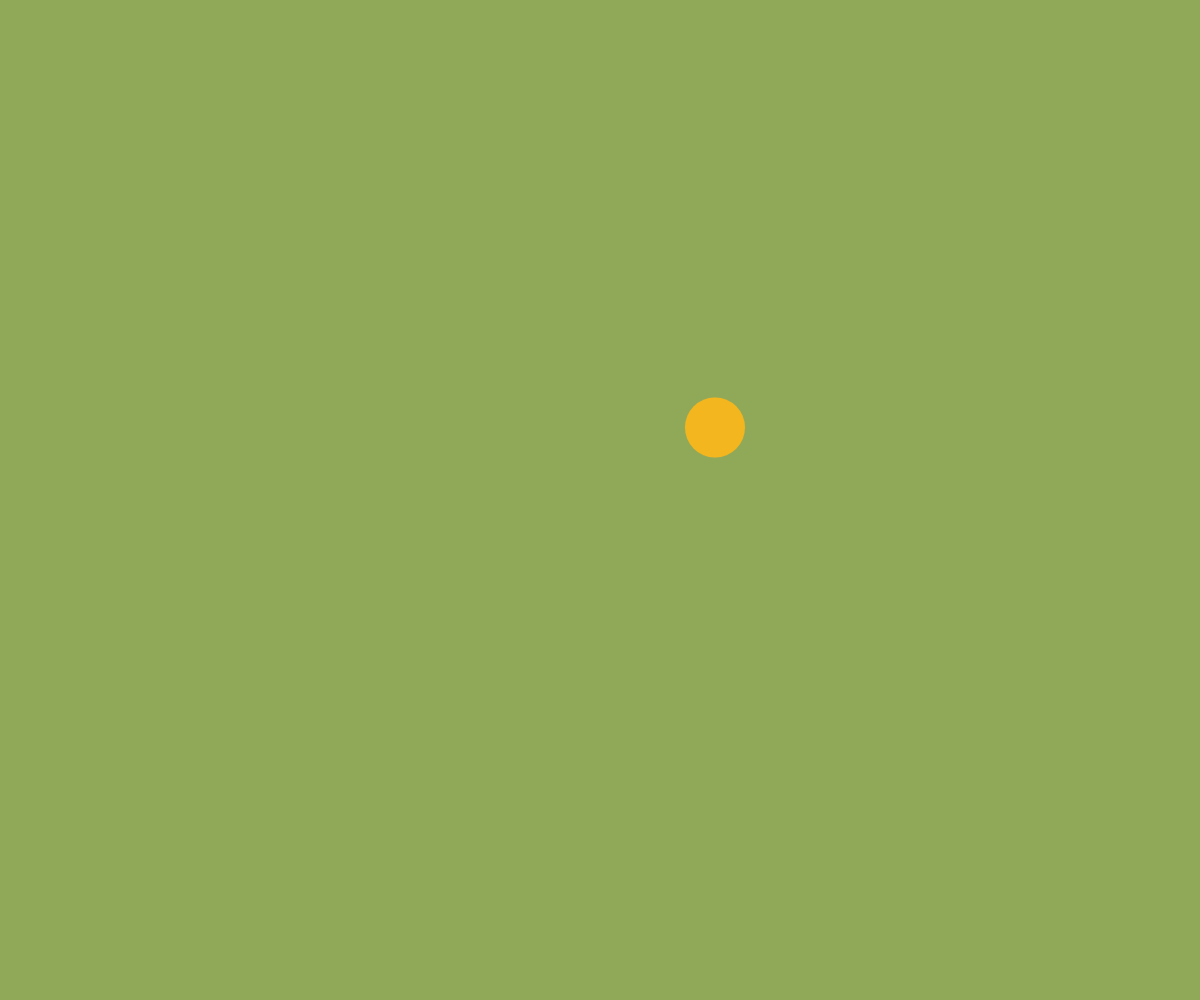
Frame 1 (no input)
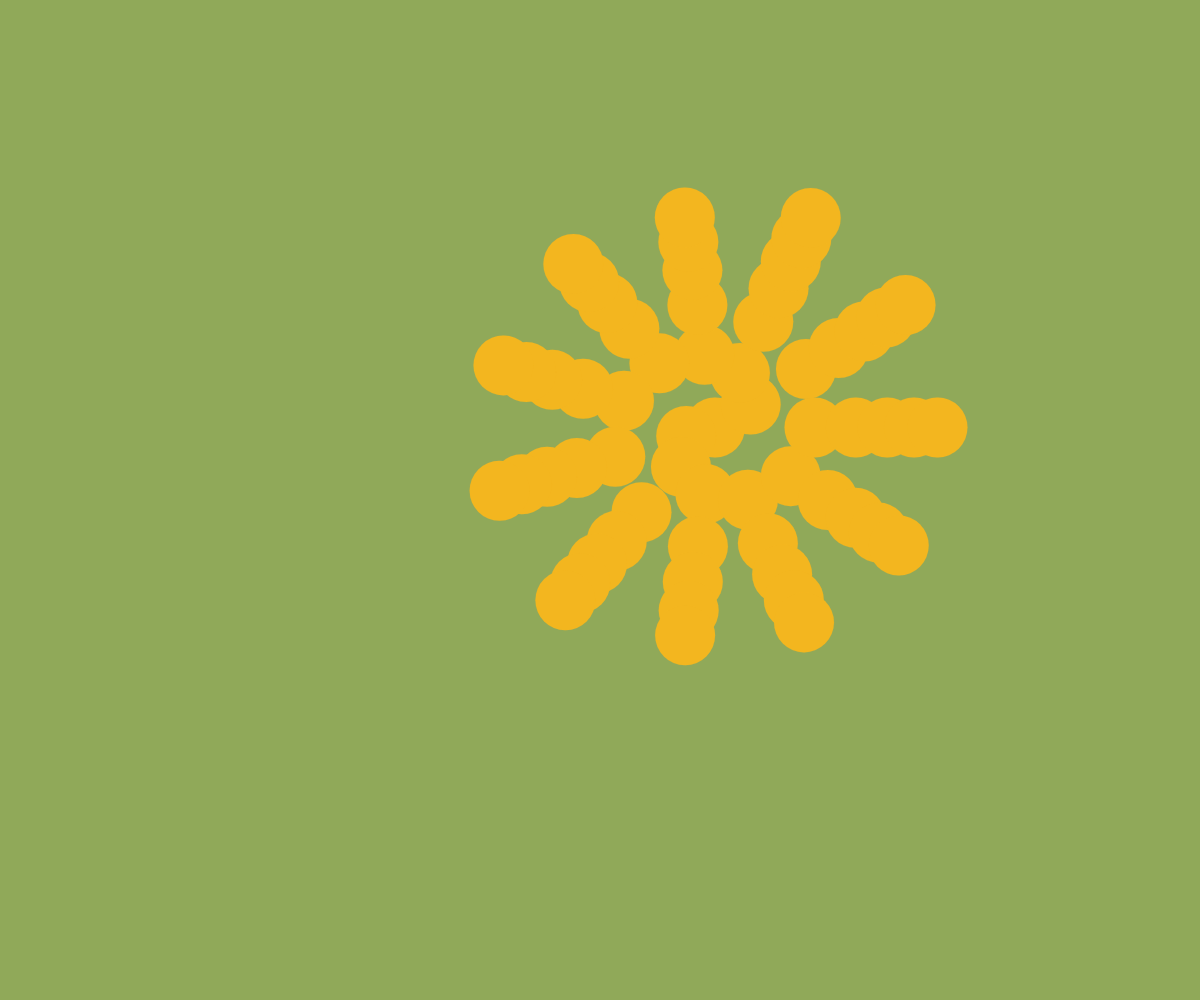
Frame 60 (no input)
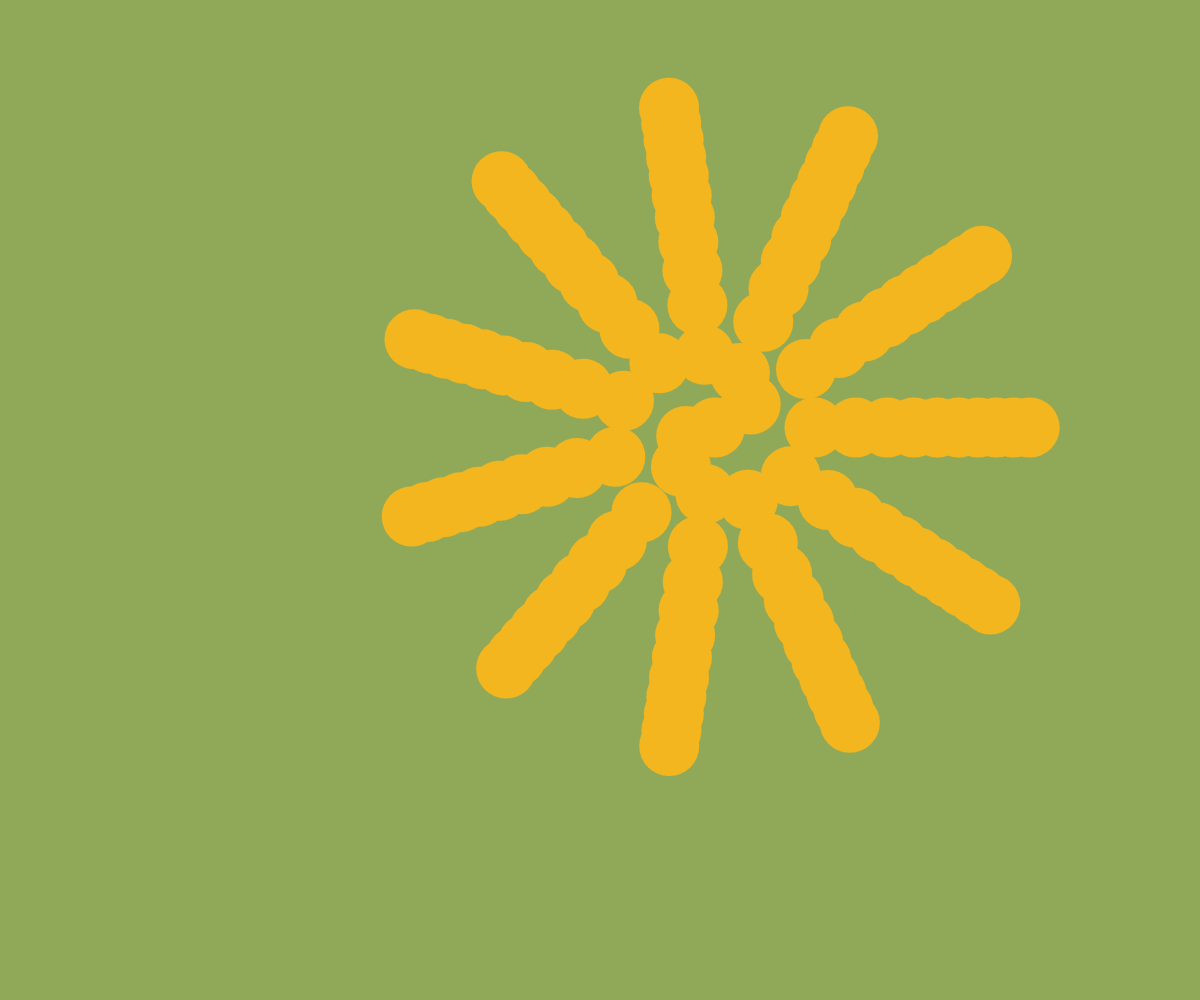
Frame 120 (the mouse pressed at the canvas centre since frame 60)

The p5.js sketch that drew these frames (run headless with seeded random() and noise() and a simulated clock; from frame 60 on, the mouse is pressed at the canvas centre):

// p5.js sketch
// ── sketch.js

let gIteration = 0;
let gRotationAngle = 76.0 / 55
let gNum = 0;

const WIDTH = 1430;
const HEIGHT =855;

function setup() {

  createCanvas( windowWidth,windowHeight );
  colorMode( HSB, 100 );
  background( "#90A959" );

}

function draw() {
  
  translate( WIDTH/2, HEIGHT/2);
  fill( "#F3B61F" );
  strokeWeight(0.1);
  stroke("#F3B61F");
  drawFermatSpiral( gIteration, gRotationAngle );
   gIteration++;

}

const drawFermatSpiral = ( iteration, angleRotation ) => {

  const scalar = 30;

  const theta = 5 * Math.PI * gRotationAngle * gIteration;
  const vectorV = p5.Vector.fromAngle( theta );
  vectorV.mult( scalar * Math.sqrt( gIteration ) );
  ellipse( vectorV.x, vectorV.y, scalar + scalar );
}

const setSpiralMode = ( mode ) => {

  gMode = mode;
  if( mode === MODE_1 ){
    gRotationAngle = 76.0 / 55;
  }else if( mode === MODE_2 ){
    gRotationAngle = Math.sqrt(5);
  }else if( mode === MODE_3 ){
    gNum = getSliderNumValue();
    gRotationAngle = 1 / gNum;
    console.log( 'num: ' + gNum  );
  }else if( mode === MODE_4 ){
    gRotationAngle = ( 1 + Math.sqrt(5) ) / 2;
  }else{
    gRotationAngle = Math.PI;
  }
    
  }
  //background( 'black' );
  gIteration = 0;
